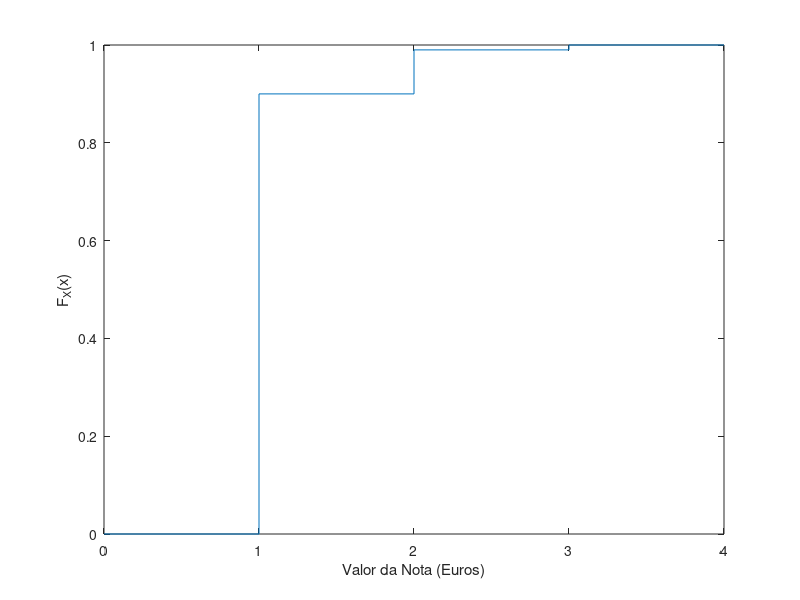

The MATLAB script that drew this image:
xi = 0 : 4;
p = [0.9 0.09 0.01];
b = [0 cumsum(p) 1];

stairs(xi, b);
xlabel('Valor da Nota (Euros)');
ylabel('F_X(x)');